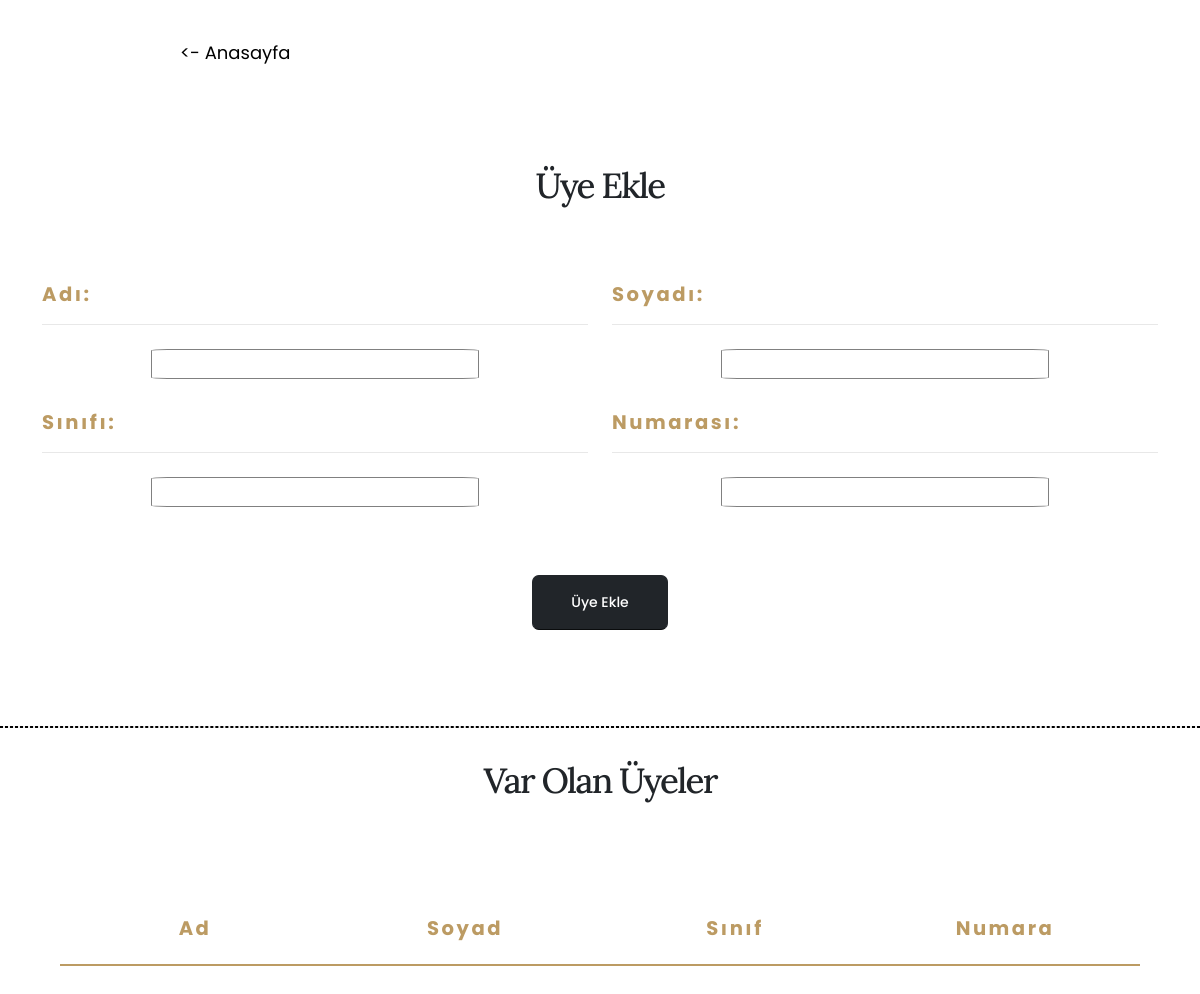
Before: /add-member with the older database file.
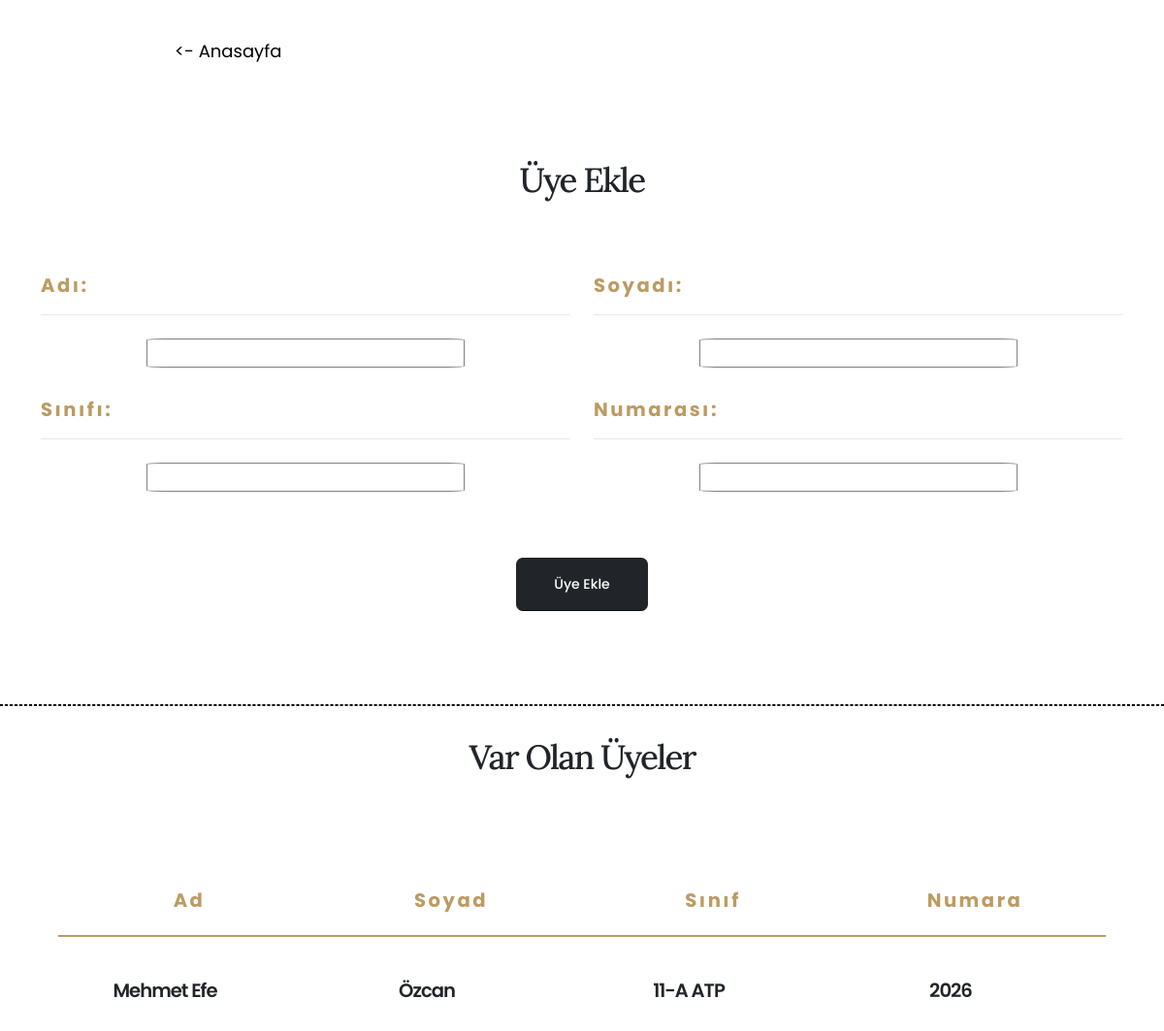
After: the same page with the newer database file.
### main.py (models this page shows)
class members(db.Model):
    id = db.Column(db.Integer, primary_key=True)
    name = db.Column(db.String(50), nullable=False)
    surname = db.Column(db.String(50), nullable=False)
    classroom = db.Column(db.String(10), nullable=False)
    no = db.Column(db.String(10), nullable=False)

### main.py (the view, shortened to what this page needs)
@app.route("/add-member", methods=["POST", "GET"])
def memberPage():
    _members = members.query.all()
    return render_template("addMember.html", members=_members)

### templates/addMember.html (shortened to what this page needs)
<!DOCTYPE html>
<html lang="en">
  <head>
    <link rel="stylesheet" href="../static/css/bootstrap.min.css" />
    <link rel="stylesheet" href="../static/css/all.min.css" />
    <link rel="stylesheet" href="../static/css/animate.compat.css" />
    <link rel="stylesheet" href="../static/css/simple-line-icons.min.css" />
    <link rel="stylesheet" href="../static/css/owl.carousel.min.css" />
    <link rel="stylesheet" href="../static/css/owl.theme.default.min.css" />
    <link rel="stylesheet" href="../static/css/magnific-popup.min.css" />
    <link rel="stylesheet" href="../static/css/theme.css" />
    <link rel="stylesheet" href="../static/css/theme-elements.css" />
    <link rel="stylesheet" href="../static/css/theme-blog.css" />
    <link rel="stylesheet" href="../static/css/theme-shop.css" />
    <link rel="stylesheet" href="../static/css/demo-restaurant.css" />
    <link
      id="skinCSS"
      rel="stylesheet"
      href="../static/css/skin-restaurant.css"
    />
    <link rel="stylesheet" href="../static/css/custom.css" />
    <link href="../static/css/all.min.css" rel="stylesheet" type="text/css" />
    <link rel="stylesheet" href="../static/css/style.css" />
  </head>
  <body>
    <div style="margin-left: 180px; margin-top: 40px">
      <a
        href="/home"
        style="font-size: large; text-decoration: none; color: black"
        ><- Anasayfa</a
      >
    </div>
    <form action="" method="post">
      <div class="container py-5 my-5" id="books">
        <div class="row justify-content-center mb-5">
          <div class="col-lg-10 text-center">
            <h3
              class="text-color-dark text-transform-none text-9 line-height-3 font-weight-medium mb-4"
            >
              Üye Ekle
            </h3>
          </div>
        </div>
        <div class="row">
          <div class="col-lg-6 mb-4 mb-lg-0">
            <section>
              <h4
                style="color: #bc9b63"
                class="font-weight-bold positive-ls-3 mb-3"
              >
                Adı:
              </h4>
              <hr
                class="custom-divider-size-1 bg-color-grey-scale-2 mt-2 mb-4"
              />
              <div class="member-div">
                <input class="member-inp" type="text" name="memberName" id="" />
              </div>
            </section>
            <section style="margin-top: 30px">
              <h4
                style="color: #bc9b63"
                class="font-weight-bold positive-ls-3 mb-3"
              >
                Sınıfı:
              </h4>
              <hr
                class="custom-divider-size-1 bg-color-grey-scale-2 mt-2 mb-4"
              />
              <div class="member-div">
                <input class="member-inp" type="text" name="classroom" id="" />
              </div>
            </section>
          </div>
          <div class="col-lg-6 mb-4 mb-lg-0">
            <section>
              <h4
                style="color: #bc9b63"
                class="font-weight-bold positive-ls-3 mb-3"
              >
                Soyadı:
              </h4>
              <hr
                class="custom-divider-size-1 bg-color-grey-scale-2 mt-2 mb-4"
              />
              <div class="member-div">
                <input
                  class="member-inp"
                  type="text"
                  name="memberSurname"
                  id=""
                />
              </div>
            </section>
            <section style="margin-top: 30px">
              <h4
                style="color: #bc9b63"
                class="font-weight-bold positive-ls-3 mb-3"
              >
                Numarası:
              </h4>
              <hr
                class="custom-divider-size-1 bg-color-grey-scale-2 mt-2 mb-4"
              />
              <div class="member-div">
                <input
                  class="member-inp"
                  type="number"
                  name="memberNumber"
                  id=""
                />
              </div>
            </section>
          </div>
        </div>
        <div class="row pt-2" style="margin-top: 60px">
          <div class="col text-center">
            <input
              type="submit"
              value="Üye Ekle"
              name="btn"
              class="btn btn-dark custom-btn-style-1 font-weight-medium text-3 btn-px-5 py-3"
            />
          </div>
        </div>
      </div>
    </form>
    <hr style="border: 1px black dashed" />
    <div style="margin-top: 30px">
      <div class="row justify-content-center mb-5">
        <div class="col-lg-10 text-center">
          <h3
            class="text-color-dark text-transform-none text-9 line-height-3 font-weight-medium mb-4"
          >
            Var Olan Üyeler
          </h3>
        </div>
      </div>
      <main style="display: flex; flex-direction: column; margin-bottom: 50px">
        <div
          style="
            width: 90%;
            margin: 0 auto;
            text-align: center;
            justify-content: center;
            align-items: center;
            padding-top: 40px;
            display: flex;
            flex-direction: row;
          "
        >
          <article style="width: 100%">
            <div>
              <h4
                style="color: #bc9b63"
                class="font-weight-bold positive-ls-3 mb-3"
              >
                Ad
              </h4>
              <hr style="color: #bc9b63; border: solid 1px" />
            </div>
          </article>
          <article style="width: 100%">
            <div>
              <h4
                style="color: #bc9b63"
                class="font-weight-bold positive-ls-3 mb-3"
              >
                Soyad
              </h4>
              <hr style="color: #bc9b63; border: solid 1px" />
            </div>
          </article>
          <article style="width: 100%">
            <div>
              <h4
                style="color: #bc9b63"
                class="font-weight-bold positive-ls-3 mb-3"
              >
                Sınıf
              </h4>
              <hr style="color: #bc9b63; border: solid 1px" />
            </div>
          </article>
          <article style="width: 100%">
            <div>
              <h4
                style="color: #bc9b63"
                class="font-weight-bold positive-ls-3 mb-3"
              >
                Numara
              </h4>
              <hr style="color: #bc9b63; border: solid 1px" />
            </div>
          </article>
        </div>
        {% for member in members %}
        <div
          style="
            width: 90%;
            margin: 0 auto;
            text-align: center;
            justify-content: center;
            align-items: center;
            padding-top: 20px;
            display: flex;
            flex-direction: row;
          "
        >
          <article style="width: 60%; margin-right: 50px">
            <div>
              <h4 style="word-break: break-all">{{member.name}}</h4>
            </div>
          </article>
          <article style="width: 60%; margin-right: 50px">
            <div>
              <h4 style="word-break: break-all">{{member.surname}}</h4>
            </div>
          </article>
          <article style="width: 60%; margin-right: 50px">
            <div>
              <h4 style="word-break: break-all">{{member.classroom}}</h4>
            </div>
          </article>
          <article style="width: 60%; margin-right: 50px">
            <div>
              <h4 style="word-break: break-all">{{member.no}}</h4>
            </div>
          </article>
        </div>
        {% endfor %}
      </main>
    </div>
  </body>
</html>

### static/css/demo-restaurant.css (style rules this page uses)
h1, h2, h3 { font-family: "Lora", serif; }
.custom-btn-style-1 { position: relative; border-radius: 7px; padding: 10px 20px; transition: ease transform 300ms; }
.custom-btn-style-1:before { content: ''; position: absolute; top: 0; left: 0; width: 100%; height: 100%; background: inherit; opacity: 0.4; border-radius: inherit; transform: translate3d(5px, 5px, 0); transition: ease transform 300ms; z-index: 0; }
.custom-divider-size-1 { height: 3px; }

### static/css/style.css (style rules this page uses)
.member-inp { border: 1px gray solid; border-radius: 5%; width: 60%; padding-left: 5px; padding-right: 5px; text-align: center; }
.member-div { text-align: center; }

Changed rows visible on the page:
added members: name "Mehmet Efe", surname "Özcan", classroom "11-A ATP", no "2026"
